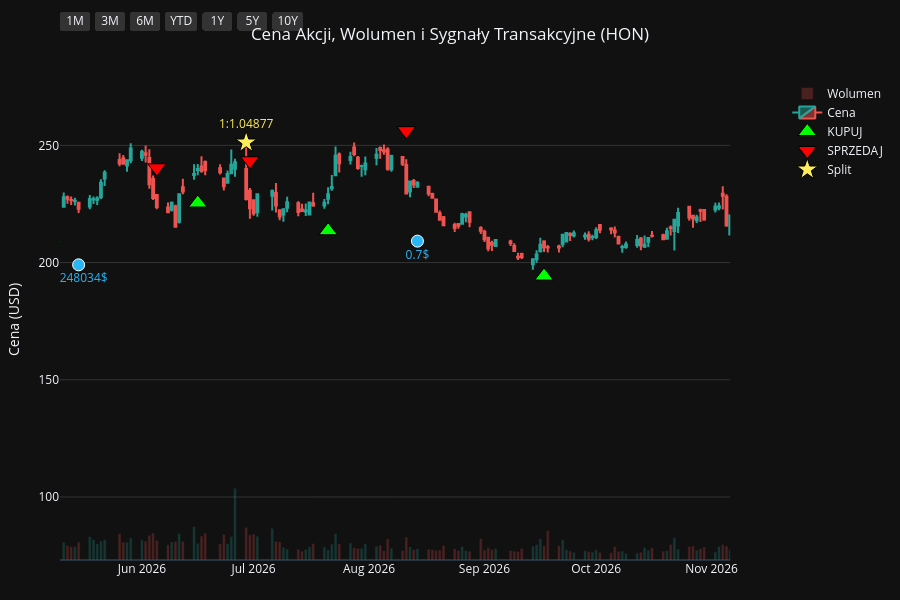
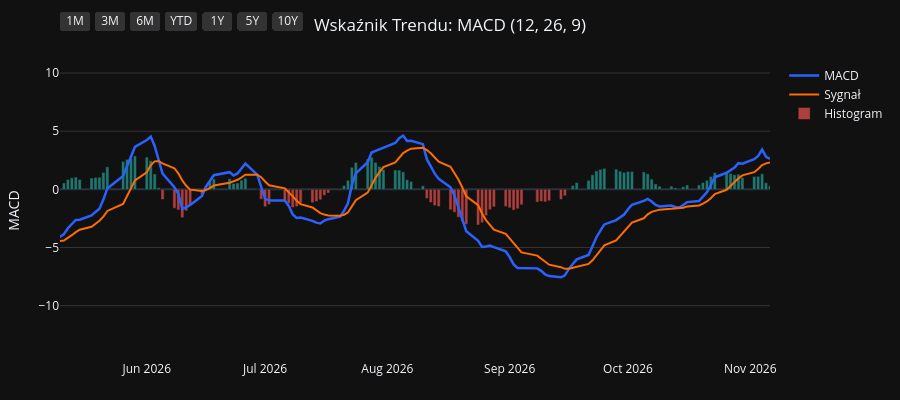
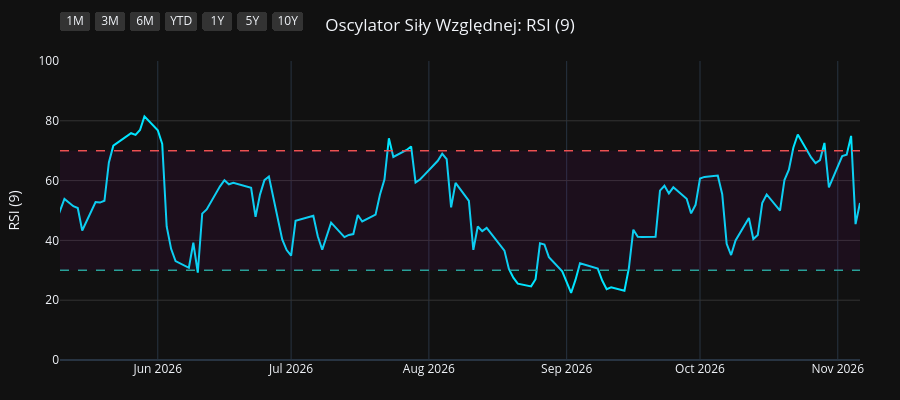
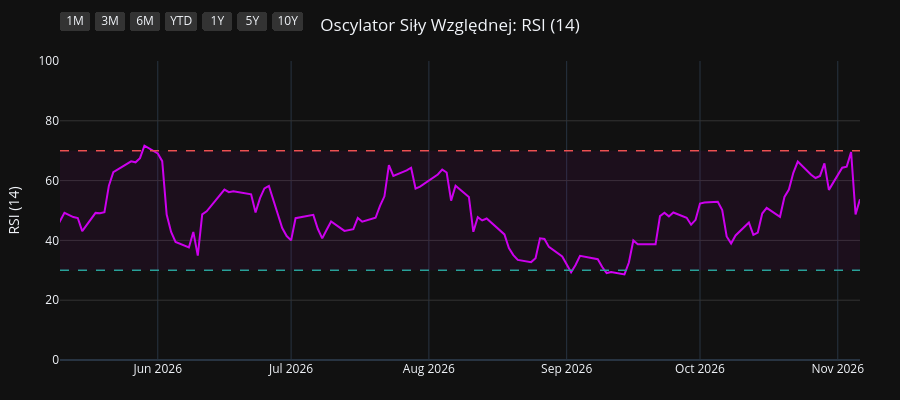

Notebook code for these charts, in order:
### Code cell
import os
import yfinance as yf
import pandas as pd
import pandas_ta as ta
import plotly.graph_objects as go
from plotly.subplots import make_subplots

# 1. Pobranie i przygotowanie danych
symbol = os.environ.get("STOCK_TICKER", "").strip().upper()
if not symbol:
    raise RuntimeError("Set STOCK_TICKER before running price_extractor.ipynb")
df = yf.Ticker(symbol).history(period="10y")
df.index = df.index.tz_localize(None)

# Wskaźniki i sygnały
df.ta.macd(fast=12, slow=26, signal=9, append=True)
df.ta.rsi(length=9, append=True)
df.ta.rsi(length=14, append=True)
df.ta.rsi(length=21, append=True)
df.dropna(inplace=True)

macd = df['MACD_12_26_9']
signal = df['MACDs_12_26_9']
wczorajszy_macd = macd.shift(1)
wczorajszy_signal = signal.shift(1)

df['Decyzja'] = 'BRAK'
df.loc[(macd > signal) & (wczorajszy_macd <= wczorajszy_signal), 'Decyzja'] = 'KUPUJ'
df.loc[(macd < signal) & (wczorajszy_macd >= wczorajszy_signal), 'Decyzja'] = 'SPRZEDAJ'

df_kupuj = df[df['Decyzja'] == 'KUPUJ']
df_sprzedaj = df[df['Decyzja'] == 'SPRZEDAJ']
df_dywidendy = df[df['Dividends'] > 0]
df_splity = df[df['Stock Splits'] > 0]

# Wspólna konfiguracja osi X
konfiguracja_osi_x = dict(
    type="date",
    showspikes=True, spikemode="across", spikesnap="cursor", spikedash="dot", spikecolor="#ffffff", spikethickness=1, hoverformat="%Y-%m-%d",
    rangeselector=dict(
        buttons=list([
            dict(count=1, label="1M", step="month", stepmode="backward"),
            dict(count=3, label="3M", step="month", stepmode="backward"),
            dict(count=6, label="6M", step="month", stepmode="backward"),
            dict(count=1, label="YTD", step="year", stepmode="todate"),
            dict(count=1, label="1Y", step="year", stepmode="backward"),
            dict(count=5, label="5Y", step="year", stepmode="backward"),
            dict(step="all", label="10Y")
        ]),
        bgcolor="#333333", activecolor="#2962ff", x=0, y=1.1
    )
)

# ==========================================
# WYKRES 1: CENA + WOLUMEN + SYGNAŁY
# ==========================================
fig1 = make_subplots(specs=[[{"secondary_y": True}]])

kolory_wolumenu = ['#26a69a' if row['Close'] >= row['Open'] else '#ef5350' for index, row in df.iterrows()]
fig1.add_trace(go.Bar(x=df.index, y=df['Volume'], marker_color=kolory_wolumenu, opacity=0.25, name='Wolumen'), secondary_y=True)
fig1.add_trace(go.Candlestick(x=df.index, open=df['Open'], high=df['High'], low=df['Low'], close=df['Close'], name='Cena', increasing_line_color='#26a69a', decreasing_line_color='#ef5350'), secondary_y=False)
fig1.add_trace(go.Scatter(x=df_kupuj.index, y=df_kupuj['Low'] * 0.95, customdata=df_kupuj[['Low', 'High']], mode='markers', marker=dict(symbol='triangle-up', size=16, color='#00ff00', line=dict(width=1, color='black')), name='KUPUJ', hovertemplate='KUPUJ<br>Najniższa: %{customdata[0]:.2f}<br>Najwyższa: %{customdata[1]:.2f}<extra></extra>'), secondary_y=False)
fig1.add_trace(go.Scatter(x=df_sprzedaj.index, y=df_sprzedaj['High'] * 1.05, customdata=df_sprzedaj[['Low', 'High']], mode='markers', marker=dict(symbol='triangle-down', size=16, color='#ff0000', line=dict(width=1, color='black')), name='SPRZEDAJ', hovertemplate='SPRZEDAJ<br>Najniższa: %{customdata[0]:.2f}<br>Najwyższa: %{customdata[1]:.2f}<extra></extra>'), secondary_y=False)

if not df_dywidendy.empty:
    fig1.add_trace(go.Scatter(x=df_dywidendy.index, y=df_dywidendy['Low'] * 0.90, mode='markers+text', marker=dict(symbol='circle', size=12, color='#29b6f6', line=dict(width=1, color='white')), text=df_dywidendy['Dividends'].apply(lambda x: f"{x}$"), textposition="bottom center", name='Dywidenda', showlegend=False, hovertemplate='Dywidenda: %{text}<extra></extra>', textfont=dict(color="#29b6f6")), secondary_y=False)
if not df_splity.empty:
                    fig1.add_trace(go.Scatter(x=df_splity.index, y=df_splity['High'], mode='markers+text', marker=dict(symbol='star', size=16, color='#ffee58', line=dict(width=1, color='black')), text=df_splity['Stock Splits'].apply(lambda x: f"{x:g}:1" if x >= 1 else f"1:{1 / x:g}"), textposition="top center", name='Split', hovertemplate='%{text}<extra></extra>', textfont=dict(color="#ffee58")), secondary_y=False)

fig1.update_layout(title=dict(text=f"Cena Akcji, Wolumen i Sygnały Transakcyjne ({symbol})", x=0.5, xanchor='center'), dragmode='pan', xaxis_rangeslider_visible=False, template='plotly_dark', height=600, hovermode='x unified', margin=dict(l=60, r=40, t=60, b=40))
fig1.update_xaxes(**konfiguracja_osi_x)
fig1.update_xaxes(range=[df.index.max() - pd.Timedelta(days=180), df.index.max()])
fig1.update_yaxes(title_text="Cena (USD)", secondary_y=False, gridcolor='#333333')
fig1.update_yaxes(range=[0, df['Volume'].max() * 4], showgrid=False, showticklabels=False, secondary_y=True)
fig1.show(config={'scrollZoom': True})

# ==========================================
# WYKRES 2: WSKAŹNIK MACD
# ==========================================
fig2 = go.Figure()
fig2.add_trace(go.Scatter(x=df.index, y=df['MACD_12_26_9'], line=dict(color='#2962ff', width=2.5), name='MACD'))
fig2.add_trace(go.Scatter(x=df.index, y=df['MACDs_12_26_9'], line=dict(color='#ff6d00', width=2), name='Sygnał'))
kolory_macd = ['#26a69a' if val >= 0 else '#ef5350' for val in df['MACDh_12_26_9']]
fig2.add_trace(go.Bar(x=df.index, y=df['MACDh_12_26_9'], marker_color=kolory_macd, name='Histogram', opacity=0.7))
fig2.update_layout(title=dict(text="Wskaźnik Trendu: MACD (12, 26, 9)", x=0.5, xanchor='center'), dragmode='pan', xaxis_rangeslider_visible=False, template='plotly_dark', height=400, hovermode='x unified', margin=dict(l=60, r=40, t=60, b=40))
fig2.update_xaxes(**konfiguracja_osi_x)
fig2.update_xaxes(range=[df.index.max() - pd.Timedelta(days=180), df.index.max()])
fig2.update_yaxes(title_text="MACD", gridcolor='#333333')
fig2.show(config={'scrollZoom': True})

# ==========================================
# WYKRES 3: OSCYLATOR RSI (9)
# ==========================================
fig3 = go.Figure()
fig3.add_trace(go.Scatter(x=df.index, y=df['RSI_9'], line=dict(color='#00e5ff', width=2), name='RSI (9)'))
fig3.add_hline(y=70, line_dash="dash", line_color="#ef5350", line_width=1.5)
fig3.add_hline(y=30, line_dash="dash", line_color="#26a69a", line_width=1.5)
fig3.add_hrect(y0=30, y1=70, line_width=0, fillcolor="purple", opacity=0.1)
fig3.update_layout(title=dict(text="Oscylator Siły Względnej: RSI (9)", x=0.5, xanchor='center'), dragmode='pan', xaxis_rangeslider_visible=False, template='plotly_dark', height=400, hovermode='x unified', margin=dict(l=60, r=40, t=60, b=40))
fig3.update_xaxes(**konfiguracja_osi_x)
fig3.update_xaxes(range=[df.index.max() - pd.Timedelta(days=180), df.index.max()])
fig3.update_yaxes(title_text="RSI (9)", range=[0, 100], gridcolor='#333333')
fig3.show(config={'scrollZoom': True})

# ==========================================
# WYKRES 4: OSCYLATOR RSI (14)
# ==========================================
fig4 = go.Figure()
fig4.add_trace(go.Scatter(x=df.index, y=df['RSI_14'], line=dict(color='#d500f9', width=2), name='RSI (14)'))
fig4.add_hline(y=70, line_dash="dash", line_color="#ef5350", line_width=1.5)
fig4.add_hline(y=30, line_dash="dash", line_color="#26a69a", line_width=1.5)
fig4.add_hrect(y0=30, y1=70, line_width=0, fillcolor="purple", opacity=0.1)
fig4.update_layout(title=dict(text="Oscylator Siły Względnej: RSI (14)", x=0.5, xanchor='center'), dragmode='pan', xaxis_rangeslider_visible=False, template='plotly_dark', height=400, hovermode='x unified', margin=dict(l=60, r=40, t=60, b=40))
fig4.update_xaxes(**konfiguracja_osi_x)
fig4.update_xaxes(range=[df.index.max() - pd.Timedelta(days=180), df.index.max()])
fig4.update_yaxes(title_text="RSI (14)", range=[0, 100], gridcolor='#333333')
fig4.show(config={'scrollZoom': True})

# ==========================================
# WYKRES 5: OSCYLATOR RSI (21)
# ==========================================
fig5 = go.Figure()
fig5.add_trace(go.Scatter(x=df.index, y=df['RSI_21'], line=dict(color='#64dd17', width=2), name='RSI (21)'))
fig5.add_hline(y=70, line_dash="dash", line_color="#ef5350", line_width=1.5)
fig5.add_hline(y=30, line_dash="dash", line_color="#26a69a", line_width=1.5)
fig5.add_hrect(y0=30, y1=70, line_width=0, fillcolor="purple", opacity=0.1)
fig5.update_layout(title=dict(text="Oscylator Siły Względnej: RSI (21)", x=0.5, xanchor='center'), dragmode='pan', xaxis_rangeslider_visible=False, template='plotly_dark', height=400, hovermode='x unified', margin=dict(l=60, r=40, t=60, b=40))
fig5.update_xaxes(**konfiguracja_osi_x)
fig5.update_xaxes(range=[df.index.max() - pd.Timedelta(days=180), df.index.max()])
fig5.update_yaxes(title_text="RSI (21)", range=[0, 100], gridcolor='#333333')
fig5.show(config={'scrollZoom': True})

### Figure 1 — Plotly figure (JSON) as saved in the notebook; plotly's stock layout.template omitted (floating-point values rounded to 4 significant figures; data arrays with more than 128 entries replaced by an {"elided": "..."} marker saying what was removed)
{"data": [{"marker": {"color": {"elided": "2478 str values"}}, "name": "Wolumen", "opacity": 0.25, "type": "bar", "x": {"elided": "2478 str values"}, "xaxis": "x", "y": {"elided": "2478 int values"}, "yaxis": "y2"}, {"close": {"elided": "2478 float values"}, "decreasing": {"line": {"color": "#ef5350"}}, "high": {"elided": "2478 float values"}, "increasing": {"line": {"color": "#26a69a"}}, "low": {"elided": "2478 float values"}, "name": "Cena", "open": {"elided": "2478 float values"}, "type": "candlestick", "x": {"elided": "2478 str values"}, "xaxis": "x", "yaxis": "y"}, {"customdata": {"elided": "91x2 float values"}, "hovertemplate": "KUPUJ<br>Najniższa: %{customdata[0]:.2f}<br>Najwyższa: %{customdata[1]:.2f}<extra></extra>", "marker": {"color": "#00ff00", "line": {"color": "black", "width": 1}, "size": 16, "symbol": "triangle-up"}, "mode": "markers", "name": "KUPUJ", "type": "scatter", "x": ["2017-02-06T00:00:00", "2017-04-21T00:00:00", "2017-05-25T00:00:00", "2017-06-02T00:00:00", "2017-06-19T00:00:00", "2017-07-13T00:00:00", "2017-08-30T00:00:00", "2017-09-11T00:00:00", "2017-09-20T00:00:00", "2017-10-20T00:00:00", "2017-11-20T00:00:00", "2017-12-13T00:00:00", "2018-01-10T00:00:00", "2018-02-21T00:00:00", "2018-03-09T00:00:00", "2018-04-10T00:00:00", "2018-05-10T00:00:00", "2018-07-09T00:00:00", "2018-08-23T00:00:00", "2018-11-05T00:00:00", "2018-11-29T00:00:00", "2019-01-02T00:00:00", "2019-04-01T00:00:00", "2019-04-18T00:00:00", "2019-06-06T00:00:00", "2019-07-01T00:00:00", "2019-08-30T00:00:00", "2019-09-30T00:00:00", "2019-10-16T00:00:00", "2019-12-31T00:00:00", "2020-02-11T00:00:00", "2020-03-27T00:00:00", "2020-05-20T00:00:00", "2020-07-14T00:00:00", "2020-08-10T00:00:00", "2020-08-25T00:00:00", "2020-10-06T00:00:00", "2020-11-04T00:00:00", "2021-02-08T00:00:00", "2021-03-26T00:00:00", "2021-05-27T00:00:00", "2021-07-01T00:00:00", "2021-08-16T00:00:00", "2021-10-06T00:00:00", "2021-12-13T00:00:00", "2021-12-23T00:00:00", "2022-02-28T00:00:00", "2022-04-19T00:00:00", "2022-05-03T00:00:00", "2022-05-17T00:00:00", "2022-05-31T00:00:00", "2022-06-02T00:00:00", "2022-07-12T00:00:00", "2022-07-15T00:00:00", "2022-10-04T00:00:00", "2023-01-13T00:00:00", "2023-02-02T00:00:00", "2023-03-03T00:00:00", "2023-03-27T00:00:00", "2023-05-22T00:00:00", "2023-06-02T00:00:00", "2023-08-23T00:00:00", "2023-10-11T00:00:00", "2023-10-16T00:00:00", "2023-11-01T00:00:00", "2024-01-30T00:00:00", "2024-02-16T00:00:00", "2024-03-20T00:00:00", "2024-05-01T00:00:00", "2024-06-04T00:00:00", "2024-07-16T00:00:00", "2024-08-19T00:00:00", "2024-09-11T00:00:00", "2024-10-09T00:00:00", "2024-11-07T00:00:00", "2025-01-22T00:00:00", "2025-02-21T00:00:00", "2025-04-22T00:00:00", "2025-06-30T00:00:00", "2025-08-20T00:00:00", "2025-09-30T00:00:00", "2025-10-20T00:00:00", "2025-11-12T00:00:00", "2025-12-03T00:00:00", "2026-01-05T00:00:00", "2026-04-06T00:00:00", "2026-04-08T00:00:00", "2026-05-08T00:00:00", "2026-06-16T00:00:00", "2026-07-21T00:00:00", "2026-09-17T00:00:00"], "xaxis": "x", "y": [87.64, 93.48, 98.47, 99.39, 100.6, 100.3, 102.6, 103.6, 103.2, 107.3, 110.2, 115.2, 116.7, 115.9, 114.6, 109.3, 110.2, 110.8, 119.9, 115.9, 115.2, 103.8, 128.7, 133.6, 136.7, 142.2, 133.5, 136.7, 132.4, 143.5, 144.9, 105.3, 111.2, 117.8, 128.5, 136.2, 138.8, 144.3, 169.5, 180.0, 191.2, 185.4, 195.0, 180.6, 177.5, 172.7, 159.2, 164.8, 167.1, 168.4, 164.8, 165.2, 147.7, 146.3, 151.1, 184.9, 171.7, 169.6, 163.7, 171.4, 171.9, 164.3, 164.0, 163.4, 160.1, 178.6, 174.4, 177.0, 171.3, 180.4, 193.5, 178.5, 178.1, 186.7, 194.4, 201.9, 189.9, 178.1, 209.2, 199.1, 192.0, 188.2, 195.0, 189.5, 191.6, 223.6, 225.6, 210.2, 225.4, 213.6, 194.3], "yaxis": "y"}, {"customdata": {"elided": "90x2 float values"}, "hovertemplate": "SPRZEDAJ<br>Najniższa: %{customdata[0]:.2f}<br>Najwyższa: %{customdata[1]:.2f}<extra></extra>", "marker": {"color": "#ff0000", "line": {"color": "black", "width": 1}, "size": 16, "symbol": "triangle-down"}, "mode": "markers", "name": "SPRZEDAJ", "type": "scatter", "x": ["2017-03-08T00:00:00", "2017-05-16T00:00:00", "2017-05-31T00:00:00", "2017-06-05T00:00:00", "2017-06-20T00:00:00", "2017-08-10T00:00:00", "2017-09-05T00:00:00", "2017-09-19T00:00:00", "2017-10-17T00:00:00", "2017-10-30T00:00:00", "2017-12-11T00:00:00", "2017-12-14T00:00:00", "2018-01-31T00:00:00", "2018-03-01T00:00:00", "2018-03-22T00:00:00", "2018-05-01T00:00:00", "2018-06-15T00:00:00", "2018-08-07T00:00:00", "2018-09-24T00:00:00", "2018-11-23T00:00:00", "2018-12-06T00:00:00", "2019-03-04T00:00:00", "2019-04-10T00:00:00", "2019-05-07T00:00:00", "2019-06-27T00:00:00", "2019-07-09T00:00:00", "2019-09-24T00:00:00", "2019-10-01T00:00:00", "2019-11-19T00:00:00", "2020-01-24T00:00:00", "2020-02-25T00:00:00", "2020-05-07T00:00:00", "2020-06-12T00:00:00", "2020-07-30T00:00:00", "2020-08-21T00:00:00", "2020-09-08T00:00:00", "2020-10-26T00:00:00", "2020-11-30T00:00:00", "2021-03-23T00:00:00", "2021-04-23T00:00:00", "2021-06-10T00:00:00", "2021-08-05T00:00:00", "2021-08-17T00:00:00", "2021-11-17T00:00:00", "2021-12-21T00:00:00", "2022-01-21T00:00:00", "2022-04-07T00:00:00", "2022-04-22T00:00:00", "2022-05-11T00:00:00", "2022-05-19T00:00:00", "2022-06-01T00:00:00", "2022-06-10T00:00:00", "2022-07-14T00:00:00", "2022-08-23T00:00:00", "2022-11-23T00:00:00", "2023-01-18T00:00:00", "2023-02-03T00:00:00", "2023-03-15T00:00:00", "2023-05-08T00:00:00", "2023-05-23T00:00:00", "2023-07-18T00:00:00", "2023-09-27T00:00:00", "2023-10-13T00:00:00", "2023-10-19T00:00:00", "2024-01-03T00:00:00", "2024-02-01T00:00:00", "2024-03-14T00:00:00", "2024-04-03T00:00:00", "2024-05-24T00:00:00", "2024-06-28T00:00:00", "2024-07-19T00:00:00", "2024-09-10T00:00:00", "2024-10-03T00:00:00", "2024-10-24T00:00:00", "2024-12-02T00:00:00", "2025-02-06T00:00:00", "2025-04-04T00:00:00", "2025-06-03T00:00:00", "2025-07-15T00:00:00", "2025-09-04T00:00:00", "2025-10-10T00:00:00", "2025-11-06T00:00:00", "2025-11-18T00:00:00", "2026-01-02T00:00:00", "2026-02-19T00:00:00", "2026-04-07T00:00:00", "2026-04-21T00:00:00", "2026-06-05T00:00:00", "2026-06-30T00:00:00", "2026-08-11T00:00:00"], "xaxis": "x", "y": [104.2, 108.4, 109.9, 110.5, 111.5, 114.0, 113.9, 114.3, 119.1, 120.6, 128.0, 130.1, 133.5, 126.6, 125.6, 121.0, 126.4, 131.4, 140.9, 127.6, 125.5, 139.8, 143.2, 152.9, 156.2, 157.3, 151.5, 153.0, 163.3, 162.9, 159.5, 123.2, 136.4, 140.1, 145.2, 153.2, 159.4, 192.6, 197.2, 210.8, 214.6, 216.0, 218.9, 208.1, 190.7, 197.1, 183.1, 184.1, 186.2, 185.6, 185.1, 179.4, 161.4, 190.0, 211.9, 202.5, 198.9, 184.3, 193.0, 191.7, 201.0, 184.3, 180.3, 181.3, 204.5, 193.9, 197.1, 198.2, 199.2, 214.4, 216.4, 200.6, 203.0, 215.6, 234.2, 215.7, 206.2, 230.1, 240.6, 219.5, 209.2, 213.0, 210.6, 213.6, 263.8, 247.7, 250.9, 240.4, 243.4, 256.3], "yaxis": "y"}, {"hovertemplate": "Dywidenda: %{text}<extra></extra>", "marker": {"color": "#29b6f6", "line": {"color": "white", "width": 1}, "size": 12, "symbol": "circle"}, "mode": "markers+text", "name": "Dywidenda", "showlegend": false, "text": ["0.630021$", "0.630021$", "0.630021$", "0.705812$", "0.705812$", "0.705812$", "0.705812$", "0.810546$", "0.810546$", "0.810546$", "0.810546$", "0.889624$", "0.889624$", "0.889624$", "0.889624$", "0.919278$", "0.919278$", "0.919278$", "0.919278$", "0.968702$", "0.968702$", "0.968702$", "0.968702$", "1.018125$", "1.018125$", "1.018125$", "1.018125$", "1.067549$", "1.067549$", "1.067549$", "1.067549$", "1.116972$", "1.116972$", "1.116972$", "1.116972$", "1.248034$", "1.248034$", "1.248034$", "0.7$"], "textfont": {"color": "#29b6f6"}, "textposition": "bottom center", "type": "scatter", "x": ["2017-02-22T00:00:00", "2017-05-17T00:00:00", "2017-08-16T00:00:00", "2017-11-16T00:00:00", "2018-02-22T00:00:00", "2018-05-17T00:00:00", "2018-08-16T00:00:00", "2018-11-15T00:00:00", "2019-02-21T00:00:00", "2019-05-23T00:00:00", "2019-08-15T00:00:00", "2019-11-14T00:00:00", "2020-02-27T00:00:00", "2020-05-14T00:00:00", "2020-08-13T00:00:00", "2020-11-12T00:00:00", "2021-02-25T00:00:00", "2021-05-13T00:00:00", "2021-08-12T00:00:00", "2021-11-10T00:00:00", "2022-02-24T00:00:00", "2022-05-12T00:00:00", "2022-08-11T00:00:00", "2022-11-09T00:00:00", "2023-02-23T00:00:00", "2023-05-11T00:00:00", "2023-08-10T00:00:00", "2023-11-09T00:00:00", "2024-02-29T00:00:00", "2024-05-16T00:00:00", "2024-08-16T00:00:00", "2024-11-15T00:00:00", "2025-02-28T00:00:00", "2025-05-16T00:00:00", "2025-08-15T00:00:00", "2025-11-14T00:00:00", "2026-02-27T00:00:00", "2026-05-15T00:00:00", "2026-08-14T00:00:00"], "xaxis": "x", "y": [86.75, 91.66, 97.3, 104.1, 109.5, 105.4, 110.7, 110.2, 116.1, 126.8, 124.2, 138.7, 124.2, 91.87, 124.3, 155.1, 162.6, 174.9, 185.2, 181.5, 141.4, 153.7, 161.3, 171.5, 159.3, 160.7, 157.2, 154.1, 166.3, 173.9, 168.2, 196.2, 181.9, 191.5, 188.3, 182.2, 224.9, 199.0, 209.2], "yaxis": "y"}, {"hovertemplate": "%{text}<extra></extra>", "marker": {"color": "#ffee58", "line": {"color": "black", "width": 1}, "size": 16, "symbol": "star"}, "mode": "markers+text", "name": "Split", "text": ["1.011:1", "1.032:1", "1.061:1", "1:1.04877"], "textfont": {"color": "#ffee58"}, "textposition": "top center", "type": "scatter", "x": ["2018-10-01T00:00:00", "2018-10-29T00:00:00", "2025-10-30T00:00:00", "2026-06-29T00:00:00"], "xaxis": "x", "y": [136.3, 122.5, 211.1, 251.2], "yaxis": "y"}], "layout": {"dragmode": "pan", "height": 600, "hovermode": "x unified", "margin": {"b": 40, "l": 60, "r": 40, "t": 60}, "title": {"text": "Cena Akcji, Wolumen i Sygnały Transakcyjne (HON)", "x": 0.5, "xanchor": "center"}, "xaxis": {"anchor": "y", "domain": [0.0, 0.94], "hoverformat": "%Y-%m-%d", "range": ["2026-05-10T00:00:00", "2026-11-06T00:00:00"], "rangeselector": {"activecolor": "#2962ff", "bgcolor": "#333333", "buttons": [{"count": 1, "label": "1M", "step": "month", "stepmode": "backward"}, {"count": 3, "label": "3M", "step": "month", "stepmode": "backward"}, {"count": 6, "label": "6M", "step": "month", "stepmode": "backward"}, {"count": 1, "label": "YTD", "step": "year", "stepmode": "todate"}, {"count": 1, "label": "1Y", "step": "year", "stepmode": "backward"}, {"count": 5, "label": "5Y", "step": "year", "stepmode": "backward"}, {"label": "10Y", "step": "all"}], "x": 0, "y": 1.1}, "rangeslider": {"visible": false}, "showspikes": true, "spikecolor": "#ffffff", "spikedash": "dot", "spikemode": "across", "spikesnap": "cursor", "spikethickness": 1, "type": "date"}, "yaxis": {"anchor": "x", "domain": [0.0, 1.0], "gridcolor": "#333333", "title": {"text": "Cena (USD)"}}, "yaxis2": {"anchor": "x", "overlaying": "y", "range": [0, 114265772], "showgrid": false, "showticklabels": false, "side": "right"}}}

### Figure 2 — Plotly figure (JSON) as saved in the notebook; plotly's stock layout.template omitted (floating-point values rounded to 4 significant figures; data arrays with more than 128 entries replaced by an {"elided": "..."} marker saying what was removed)
{"data": [{"line": {"color": "#2962ff", "width": 2.5}, "name": "MACD", "type": "scatter", "x": {"elided": "2478 str values"}, "y": {"elided": "2478 float values"}}, {"line": {"color": "#ff6d00", "width": 2}, "name": "Sygnał", "type": "scatter", "x": {"elided": "2478 str values"}, "y": {"elided": "2478 float values"}}, {"marker": {"color": {"elided": "2478 str values"}}, "name": "Histogram", "opacity": 0.7, "type": "bar", "x": {"elided": "2478 str values"}, "y": {"elided": "2478 float values"}}], "layout": {"dragmode": "pan", "height": 400, "hovermode": "x unified", "margin": {"b": 40, "l": 60, "r": 40, "t": 60}, "title": {"text": "Wskaźnik Trendu: MACD (12, 26, 9)", "x": 0.5, "xanchor": "center"}, "xaxis": {"hoverformat": "%Y-%m-%d", "range": ["2026-05-10T00:00:00", "2026-11-06T00:00:00"], "rangeselector": {"activecolor": "#2962ff", "bgcolor": "#333333", "buttons": [{"count": 1, "label": "1M", "step": "month", "stepmode": "backward"}, {"count": 3, "label": "3M", "step": "month", "stepmode": "backward"}, {"count": 6, "label": "6M", "step": "month", "stepmode": "backward"}, {"count": 1, "label": "YTD", "step": "year", "stepmode": "todate"}, {"count": 1, "label": "1Y", "step": "year", "stepmode": "backward"}, {"count": 5, "label": "5Y", "step": "year", "stepmode": "backward"}, {"label": "10Y", "step": "all"}], "x": 0, "y": 1.1}, "rangeslider": {"visible": false}, "showspikes": true, "spikecolor": "#ffffff", "spikedash": "dot", "spikemode": "across", "spikesnap": "cursor", "spikethickness": 1, "type": "date"}, "yaxis": {"gridcolor": "#333333", "title": {"text": "MACD"}}}}

### Figure 3 — Plotly figure (JSON) as saved in the notebook; plotly's stock layout.template omitted (floating-point values rounded to 4 significant figures; data arrays with more than 128 entries replaced by an {"elided": "..."} marker saying what was removed)
{"data": [{"line": {"color": "#00e5ff", "width": 2}, "name": "RSI (9)", "type": "scatter", "x": {"elided": "2478 str values"}, "y": {"elided": "2478 float values"}}], "layout": {"dragmode": "pan", "height": 400, "hovermode": "x unified", "margin": {"b": 40, "l": 60, "r": 40, "t": 60}, "shapes": [{"line": {"color": "#ef5350", "dash": "dash", "width": 1.5}, "type": "line", "x0": 0, "x1": 1, "xref": "x domain", "y0": 70, "y1": 70, "yref": "y"}, {"line": {"color": "#26a69a", "dash": "dash", "width": 1.5}, "type": "line", "x0": 0, "x1": 1, "xref": "x domain", "y0": 30, "y1": 30, "yref": "y"}, {"fillcolor": "purple", "line": {"width": 0}, "opacity": 0.1, "type": "rect", "x0": 0, "x1": 1, "xref": "x domain", "y0": 30, "y1": 70, "yref": "y"}], "title": {"text": "Oscylator Siły Względnej: RSI (9)", "x": 0.5, "xanchor": "center"}, "xaxis": {"hoverformat": "%Y-%m-%d", "range": ["2026-05-10T00:00:00", "2026-11-06T00:00:00"], "rangeselector": {"activecolor": "#2962ff", "bgcolor": "#333333", "buttons": [{"count": 1, "label": "1M", "step": "month", "stepmode": "backward"}, {"count": 3, "label": "3M", "step": "month", "stepmode": "backward"}, {"count": 6, "label": "6M", "step": "month", "stepmode": "backward"}, {"count": 1, "label": "YTD", "step": "year", "stepmode": "todate"}, {"count": 1, "label": "1Y", "step": "year", "stepmode": "backward"}, {"count": 5, "label": "5Y", "step": "year", "stepmode": "backward"}, {"label": "10Y", "step": "all"}], "x": 0, "y": 1.1}, "rangeslider": {"visible": false}, "showspikes": true, "spikecolor": "#ffffff", "spikedash": "dot", "spikemode": "across", "spikesnap": "cursor", "spikethickness": 1, "type": "date"}, "yaxis": {"gridcolor": "#333333", "range": [0, 100], "title": {"text": "RSI (9)"}}}}

### Figure 4 — Plotly figure (JSON) as saved in the notebook; plotly's stock layout.template omitted (floating-point values rounded to 4 significant figures; data arrays with more than 128 entries replaced by an {"elided": "..."} marker saying what was removed)
{"data": [{"line": {"color": "#d500f9", "width": 2}, "name": "RSI (14)", "type": "scatter", "x": {"elided": "2478 str values"}, "y": {"elided": "2478 float values"}}], "layout": {"dragmode": "pan", "height": 400, "hovermode": "x unified", "margin": {"b": 40, "l": 60, "r": 40, "t": 60}, "shapes": [{"line": {"color": "#ef5350", "dash": "dash", "width": 1.5}, "type": "line", "x0": 0, "x1": 1, "xref": "x domain", "y0": 70, "y1": 70, "yref": "y"}, {"line": {"color": "#26a69a", "dash": "dash", "width": 1.5}, "type": "line", "x0": 0, "x1": 1, "xref": "x domain", "y0": 30, "y1": 30, "yref": "y"}, {"fillcolor": "purple", "line": {"width": 0}, "opacity": 0.1, "type": "rect", "x0": 0, "x1": 1, "xref": "x domain", "y0": 30, "y1": 70, "yref": "y"}], "title": {"text": "Oscylator Siły Względnej: RSI (14)", "x": 0.5, "xanchor": "center"}, "xaxis": {"hoverformat": "%Y-%m-%d", "range": ["2026-05-10T00:00:00", "2026-11-06T00:00:00"], "rangeselector": {"activecolor": "#2962ff", "bgcolor": "#333333", "buttons": [{"count": 1, "label": "1M", "step": "month", "stepmode": "backward"}, {"count": 3, "label": "3M", "step": "month", "stepmode": "backward"}, {"count": 6, "label": "6M", "step": "month", "stepmode": "backward"}, {"count": 1, "label": "YTD", "step": "year", "stepmode": "todate"}, {"count": 1, "label": "1Y", "step": "year", "stepmode": "backward"}, {"count": 5, "label": "5Y", "step": "year", "stepmode": "backward"}, {"label": "10Y", "step": "all"}], "x": 0, "y": 1.1}, "rangeslider": {"visible": false}, "showspikes": true, "spikecolor": "#ffffff", "spikedash": "dot", "spikemode": "across", "spikesnap": "cursor", "spikethickness": 1, "type": "date"}, "yaxis": {"gridcolor": "#333333", "range": [0, 100], "title": {"text": "RSI (14)"}}}}
